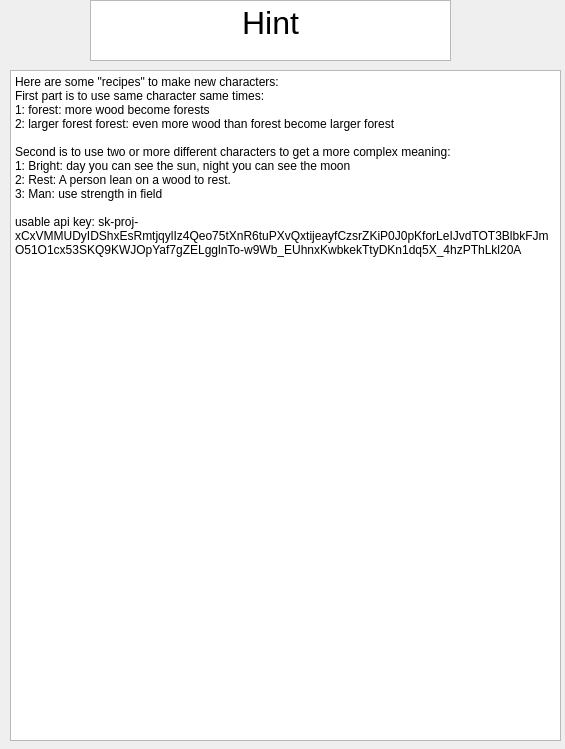
<?xml version="1.0" encoding="UTF-8"?>
<ui version="4.0">
 <class>Hint</class>
 <widget class="QDialog" name="Hint">
  <property name="geometry">
   <rect>
    <x>0</x>
    <y>0</y>
    <width>565</width>
    <height>749</height>
   </rect>
  </property>
  <property name="windowTitle">
   <string>Dialog</string>
  </property>
  <widget class="QTextBrowser" name="textBrowser">
   <property name="geometry">
    <rect>
     <x>90</x>
     <y>0</y>
     <width>361</width>
     <height>61</height>
    </rect>
   </property>
   <property name="html">
    <string>&lt;!DOCTYPE HTML PUBLIC &quot;-//W3C//DTD HTML 4.0//EN&quot; &quot;http://www.w3.org/TR/REC-html40/strict.dtd&quot;&gt;
&lt;html&gt;&lt;head&gt;&lt;meta name=&quot;qrichtext&quot; content=&quot;1&quot; /&gt;&lt;meta charset=&quot;utf-8&quot; /&gt;&lt;style type=&quot;text/css&quot;&gt;
p, li { white-space: pre-wrap; }
hr { height: 1px; border-width: 0; }
li.unchecked::marker { content: &quot;\2610&quot;; }
li.checked::marker { content: &quot;\2612&quot;; }
&lt;/style&gt;&lt;/head&gt;&lt;body style=&quot; font-family:'Microsoft YaHei UI'; font-size:9pt; font-weight:400; font-style:normal;&quot;&gt;
&lt;p align=&quot;center&quot; style=&quot; margin-top:0px; margin-bottom:0px; margin-left:0px; margin-right:0px; -qt-block-indent:0; text-indent:0px;&quot;&gt;&lt;span style=&quot; font-size:24pt;&quot;&gt;Hint&lt;/span&gt;&lt;/p&gt;&lt;/body&gt;&lt;/html&gt;</string>
   </property>
  </widget>
  <widget class="QTextBrowser" name="textBrowser_2">
   <property name="geometry">
    <rect>
     <x>10</x>
     <y>70</y>
     <width>551</width>
     <height>671</height>
    </rect>
   </property>
   <property name="html">
    <string>&lt;!DOCTYPE HTML PUBLIC &quot;-//W3C//DTD HTML 4.0//EN&quot; &quot;http://www.w3.org/TR/REC-html40/strict.dtd&quot;&gt;
&lt;html&gt;&lt;head&gt;&lt;meta name=&quot;qrichtext&quot; content=&quot;1&quot; /&gt;&lt;meta charset=&quot;utf-8&quot; /&gt;&lt;style type=&quot;text/css&quot;&gt;
p, li { white-space: pre-wrap; }
hr { height: 1px; border-width: 0; }
li.unchecked::marker { content: &quot;\2610&quot;; }
li.checked::marker { content: &quot;\2612&quot;; }
&lt;/style&gt;&lt;/head&gt;&lt;body style=&quot; font-family:'Microsoft YaHei UI'; font-size:9pt; font-weight:400; font-style:normal;&quot;&gt;
&lt;p style=&quot; margin-top:0px; margin-bottom:0px; margin-left:0px; margin-right:0px; -qt-block-indent:0; text-indent:0px;&quot;&gt;Here are some &amp;quot;recipes&amp;quot; to make new characters:&lt;/p&gt;
&lt;p style=&quot; margin-top:0px; margin-bottom:0px; margin-left:0px; margin-right:0px; -qt-block-indent:0; text-indent:0px;&quot;&gt;First part is to use same character same times:&lt;/p&gt;
&lt;p style=&quot; margin-top:0px; margin-bottom:0px; margin-left:0px; margin-right:0px; -qt-block-indent:0; text-indent:0px;&quot;&gt;1: forest: more wood become forests&lt;/p&gt;
&lt;p style=&quot; margin-top:0px; margin-bottom:0px; margin-left:0px; margin-right:0px; -qt-block-indent:0; text-indent:0px;&quot;&gt;2: larger forest forest: even more wood than forest become larger forest&lt;/p&gt;
&lt;p style=&quot;-qt-paragraph-type:empty; margin-top:0px; margin-bottom:0px; margin-left:0px; margin-right:0px; -qt-block-indent:0; text-indent:0px;&quot;&gt;&lt;br /&gt;&lt;/p&gt;
&lt;p style=&quot; margin-top:0px; margin-bottom:0px; margin-left:0px; margin-right:0px; -qt-block-indent:0; text-indent:0px;&quot;&gt;Second is to use two or more different characters to get a more complex meaning:&lt;/p&gt;
&lt;p style=&quot; margin-top:0px; margin-bottom:0px; margin-left:0px; margin-right:0px; -qt-block-indent:0; text-indent:0px;&quot;&gt;1: Bright: day you can see the sun, night you can see the moon&lt;/p&gt;
&lt;p style=&quot; margin-top:0px; margin-bottom:0px; margin-left:0px; margin-right:0px; -qt-block-indent:0; text-indent:0px;&quot;&gt;2: Rest: A person lean on a wood to rest.&lt;/p&gt;
&lt;p style=&quot; margin-top:0px; margin-bottom:0px; margin-left:0px; margin-right:0px; -qt-block-indent:0; text-indent:0px;&quot;&gt;3: Man: use strength in field&lt;/p&gt;
&lt;p style=&quot;-qt-paragraph-type:empty; margin-top:0px; margin-bottom:0px; margin-left:0px; margin-right:0px; -qt-block-indent:0; text-indent:0px;&quot;&gt;&lt;br /&gt;&lt;/p&gt;
&lt;p style=&quot; margin-top:0px; margin-bottom:0px; margin-left:0px; margin-right:0px; -qt-block-indent:0; text-indent:0px;&quot;&gt;usable api key: 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&lt;/p&gt;&lt;/body&gt;&lt;/html&gt;</string>
   </property>
  </widget>
 </widget>
 <resources/>
 <connections/>
</ui>
